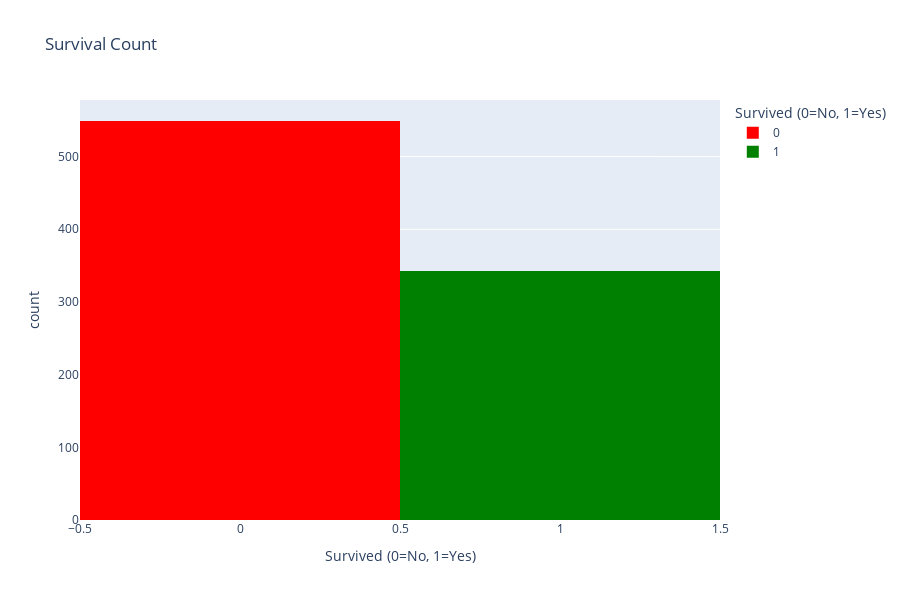

Notebook source saved alongside this figure:
### Markdown cell above
### a) Survival count

### Code cell
fig = px.histogram(data, x='Survived', color='Survived',
                   title='Survival Count',
                   labels={'Survived': 'Survived (0=No, 1=Yes)'},
                   color_discrete_map={0: 'red', 1: 'green'})

# Increase size
fig.update_layout(width=900, height=600)  # width in pixels, height in pixels
fig.show()

### Figure 1 — Plotly figure (JSON) as saved in the notebook; plotly's stock layout.template omitted (floating-point values rounded to 4 significant figures; data arrays with more than 128 entries replaced by an {"elided": "..."} marker saying what was removed)
{"data": [{"bingroup": "x", "hovertemplate": "Survived (0=No, 1=Yes)=%{x}<br>count=%{y}<extra></extra>", "legendgroup": "0", "marker": {"color": "red", "pattern": {"shape": ""}}, "name": "0", "orientation": "v", "showlegend": true, "type": "histogram", "x": {"elided": "549 int values"}, "xaxis": "x", "yaxis": "y"}, {"bingroup": "x", "hovertemplate": "Survived (0=No, 1=Yes)=%{x}<br>count=%{y}<extra></extra>", "legendgroup": "1", "marker": {"color": "green", "pattern": {"shape": ""}}, "name": "1", "orientation": "v", "showlegend": true, "type": "histogram", "x": {"elided": "342 int values"}, "xaxis": "x", "yaxis": "y"}], "layout": {"barmode": "relative", "height": 600, "legend": {"title": {"text": "Survived (0=No, 1=Yes)"}, "tracegroupgap": 0}, "title": {"text": "Survival Count"}, "width": 900, "xaxis": {"anchor": "y", "categoryarray": [0, 1], "categoryorder": "array", "domain": [0, 1], "title": {"text": "Survived (0=No, 1=Yes)"}}, "yaxis": {"anchor": "x", "domain": [0, 1], "title": {"text": "count"}}}}
